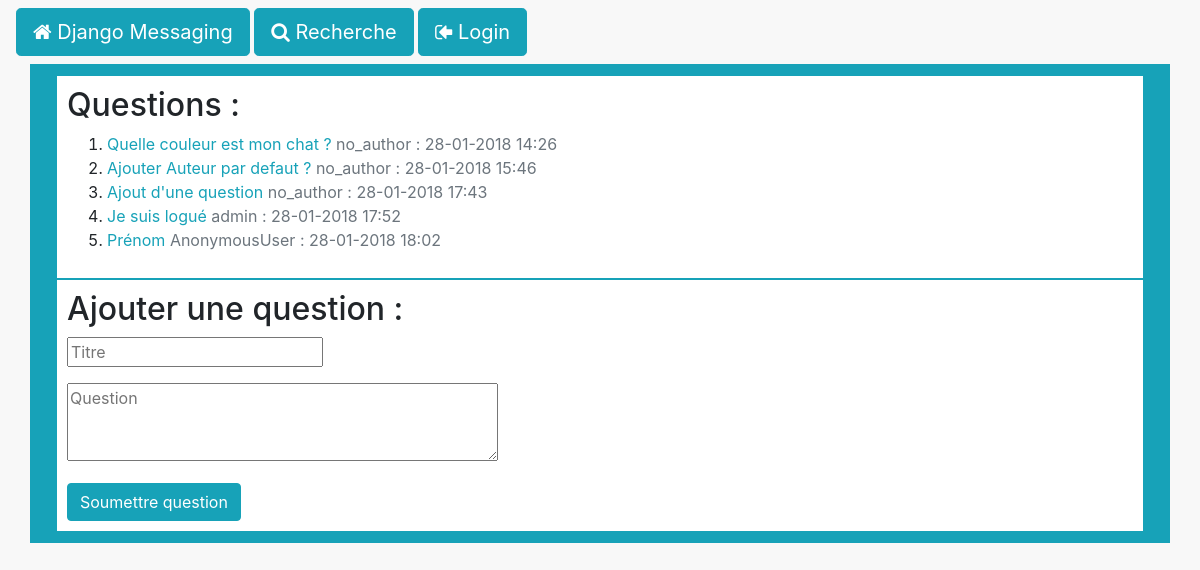
Screenshot of /messages/ with the database file from the repository.
### messaging/models.py (models this page shows, shortened)
class Message(models.Model):
    content = models.CharField(max_length=2000)
    author = models.CharField(max_length=100, default="no_author")
    creation_date = models.DateTimeField(default=timezone.now)
    objects = MessageManager()

class Question(Message):
    title = models.CharField(max_length=200)
    objects = QuestionManager()

class Message(models.Model):
    content = models.CharField(max_length=2000)
    author = models.CharField(max_length=100, default="no_author")
    creation_date = models.DateTimeField(default=timezone.now)
    objects = MessageManager()

### messaging/views.py (the view)
# urls.py: path('', views.index, name='index'),
def index(request):
    questions_list = Question.objects.order_by('creation_date')[:5]
    context = {
        'questions_list': questions_list,
    }
    return render(request, 'messaging/index.html', context)

### messaging/templates/messaging/index.html
{% extends "messaging/__l_single_col.html" %}
{% block main_col %}
{% include "messaging/_questions_show.html" %}
{% include "messaging/_question_create.html" %}
{% endblock %}

### messaging/templates/messaging/_questions_show.html
<article>
    <h2>Questions :</h2>
    {% if questions_list %}
        <ol>
        {% for question in questions_list %}
            <li>{% include "messaging/_question_summary.html" %}</li>
        {% endfor %}
        </ol>
    {% else %}
        <p>Aucune question.</p>
    {% endif %}
</article>

### messaging/templates/messaging/_question_summary.html
<a class="text-info" href="{% url 'messaging:detail' question.id %}">{{ question.title }}</a>
{% include "messaging/_message_metadata.html" %}

### messaging/templates/messaging/_message_metadata.html
<span class="text-muted">{{ question.author }} : {{ question.creation_date|date:"d-m-Y H:i" }} </span>

### messaging/static/messaging/css/style.css (style rules this page uses)
body { background: #f8f8f8; }
article { border: 1px solid #17a2b8; background: white; padding: 10px; }

### rows the page displays
Question: title "Quelle couleur est mon chat ?", author "no_author", creation_date "28-01-2018 14:26"
Question: title "Ajouter Auteur par defaut ?", author "no_author", creation_date "28-01-2018 15:46"
Question: title "Ajout d'une question", author "no_author", creation_date "28-01-2018 17:43"
Question: title "Je suis logué", author "admin", creation_date "28-01-2018 17:52"
Question: title "Prénom", author "AnonymousUser", creation_date "28-01-2018 18:02"
